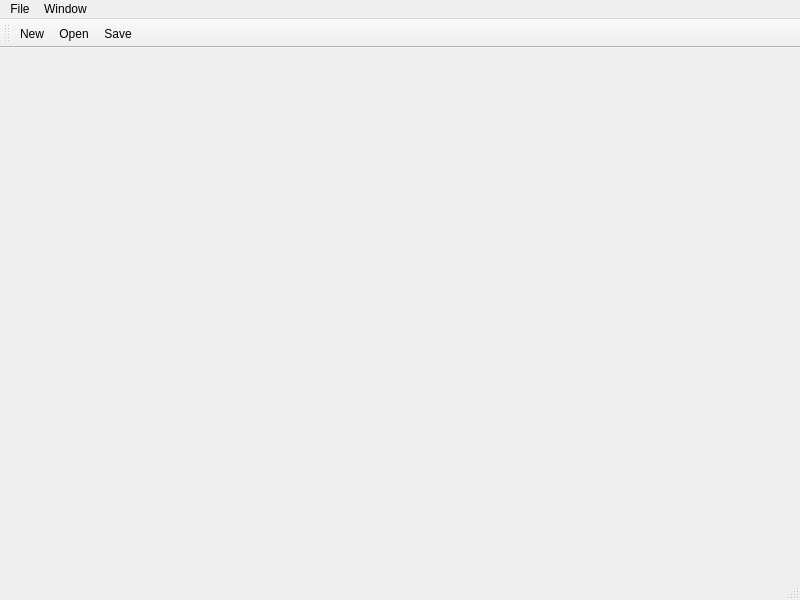
<?xml version="1.0" encoding="UTF-8"?>
<ui version="4.0">
 <class>MainWindow</class>
 <widget class="QMainWindow" name="MainWindow">
  <property name="geometry">
   <rect>
    <x>0</x>
    <y>0</y>
    <width>800</width>
    <height>600</height>
   </rect>
  </property>
  <property name="windowTitle">
   <string>MainWindow</string>
  </property>
  <widget class="QWidget" name="centralwidget"/>
  <widget class="QMenuBar" name="menubar">
   <property name="geometry">
    <rect>
     <x>0</x>
     <y>0</y>
     <width>800</width>
     <height>26</height>
    </rect>
   </property>
   <widget class="QMenu" name="menuFile">
    <property name="title">
     <string>File</string>
    </property>
    <addaction name="actionNew"/>
    <addaction name="actionOpen"/>
    <addaction name="actionSave"/>
   </widget>
   <widget class="QMenu" name="menuWindow">
    <property name="title">
     <string>Window</string>
    </property>
   </widget>
   <addaction name="menuFile"/>
   <addaction name="menuWindow"/>
  </widget>
  <widget class="QStatusBar" name="statusbar"/>
  <widget class="QToolBar" name="toolBar">
   <property name="windowTitle">
    <string>toolBar</string>
   </property>
   <attribute name="toolBarArea">
    <enum>TopToolBarArea</enum>
   </attribute>
   <attribute name="toolBarBreak">
    <bool>false</bool>
   </attribute>
   <addaction name="actionNew"/>
   <addaction name="actionOpen"/>
   <addaction name="actionSave"/>
  </widget>
  <action name="actionNew">
   <property name="text">
    <string>New</string>
   </property>
   <property name="toolTip">
    <string>New</string>
   </property>
   <property name="shortcut">
    <string>Ctrl+N</string>
   </property>
  </action>
  <action name="actionOpen">
   <property name="text">
    <string>Open</string>
   </property>
  </action>
  <action name="actionSave">
   <property name="text">
    <string>Save</string>
   </property>
  </action>
 </widget>
 <resources/>
 <connections/>
</ui>
